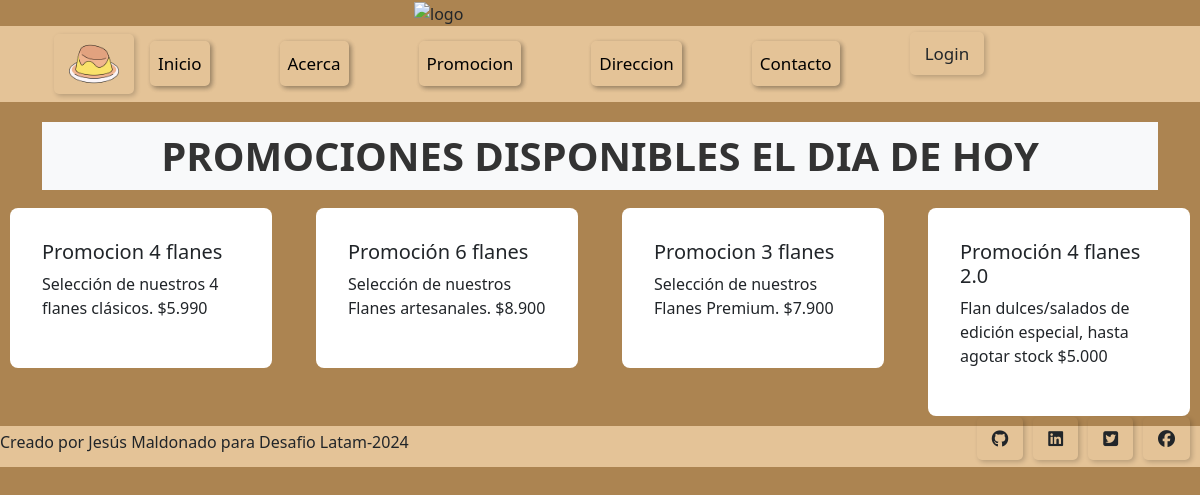
The app's page /promocion with its own data.
### web/models.py (models this page shows, shortened)
class Flon(models.Model):
    Flon_uuid = models.UUIDField(default=uuid.uuid4, editable=False)
    name = models.CharField(max_length=64)
    description = models.TextField()
    image_url = models.URLField()
    slug = models.SlugField(unique=True, blank=True)
    is_private = models.BooleanField(default=False)

### web/views.py (the view)
# urls.py: path('promocion', promocion, name="promocion"),
def promocion(request):
    flones_publicos = Flon.objects.filter(is_private=False)
    context = {'flones': flones_publicos}
    return render(request, 'promocion.html', context)

### web/templates/promocion.html (shortened to what this page needs)
{% extends 'base.html' %} {% load static %}
    {% block 'content' %}
    <div class="container">
      <h1 class="text-center" id="h1">Promociones Disponibles el dia de hoy</h1>
    </div>
    <div class="row">
      {% for flon in flones %}
      <div class="col-md-3">
        <div class="card">
          <div class="card-body">
            <h5 class="card-title">{{ flon.name }}</h5>
            <p class="card-text" id="description{{ forloop.counter }}">
              {{ flon.description }}
              </p>
          </div>
        </div>
      </div>
      {% endfor %}
    </div>
    {% endblock %}

### web/static/css/style.css (style rules this page uses)
.fondo { background-color: rgb(172, 132, 81); }
.container { display: flex; flex-direction: column; gap: 20px; }
.card-text { max-height: 200px; overflow-y: auto; }
.card { margin: 10px; }
#h1 { color: #333; font-size: 2.5em; font-weight: bold; text-align: center; text-transform: uppercase; margin-top: 20px; padding: 10px 20px; background-color: #f8f9fa; }

### web/static/css/style2.css (style rules this page uses)
.card { border: none; border-radius: 0.5rem; }
.card-body { padding: 2rem; }

### records on screen
Flon: name "Promocion 4 flanes", description "Selección de nuestros 4 flanes clásicos. $5.990"
Flon: name "Promoción 6 flanes", description "Selección de nuestros Flanes artesanales. $8.900"
Flon: name "Promocion 3 flanes", description "Selección de nuestros Flanes Premium. $7.900"
Flon: name "Promoción 4 flanes 2.0", description "Flan dulces/salados de edición especial, hasta agotar stock $5.000"
